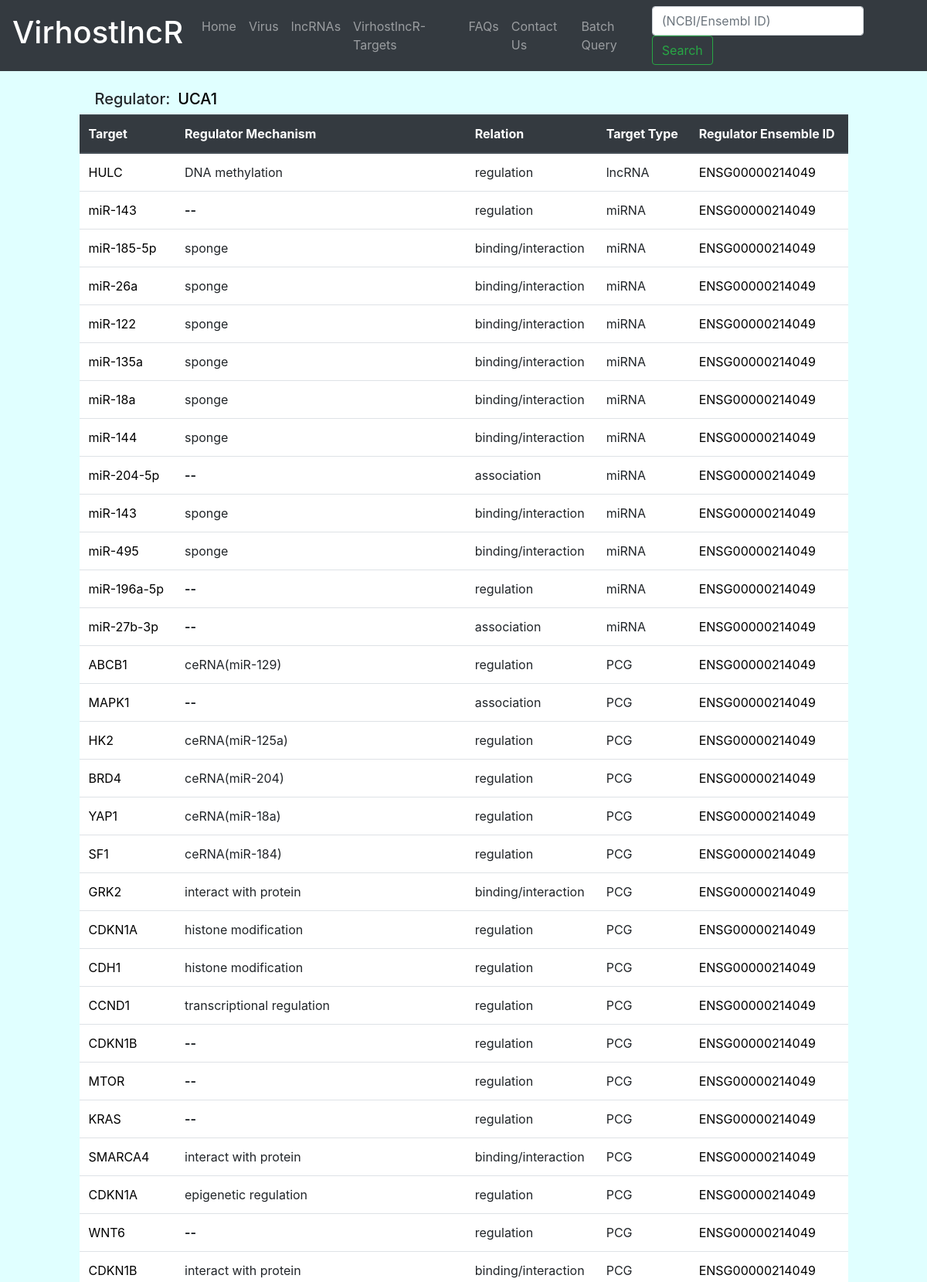
The app's page /VirhostlncR/targetdetails/UCA1/ (upper part) with its own data.
### lncrna/models.py (models this page shows, shortened)
class LncrnaTarget(models.Model):
    regulator = models.CharField(max_length=255)
    target = models.CharField(max_length = 255)
    regulatory_mech = models.CharField(max_length = 255 , null = True, blank = True)
    regulatory_type = models.CharField(max_length = 255 , null = True, blank = True)
    Target_type = models.CharField(max_length = 255 , null = True, blank = True)
    regulator_ensemble_id = models.CharField(max_length = 255 , null = True, blank = True)

### lncrna/views.py (the view)
# urls.py: path('targetdetails/<str:regulator>/', views.targetdetails, name = 'targetdetails'),
def targetdetails(request, regulator):
    lncrnatarget = LncrnaTarget.objects.filter(regulator = regulator)
    dis_regulator = regulator
    context = {'lncrnatarget':lncrnatarget,'dis_regulator':dis_regulator}
    return render(request,'lncrna/target_details.html',context)

### templates/lncrna/target_details.html (shortened to what this page needs)
{% extends 'lncrna/base.html' %}
{% block content %}
<div class="cotainer" >
<div class="row d-flex">
 <div class="col col-xl-1">
  </div>
<div class="col col-xl-6 pt-4">
<h5 class="h5" style="padding-left: 20px" >Regulator:&ensp;<a target="blank"  href="https://www.ncbi.nlm.nih.gov/gene/?term={{ dis_regulator }}">{{ dis_regulator }}
</a>
</h5>
</div>
</div>
</div>
<div class="cotainer">
<div class="row d-flex justify-content-center">
<div class="col col-xl-10">
<table class="table" style="background-color: white;">
<thead class="thead-dark">
<tr>
    <th class="align-top">Target</th>
    <th class="align-top">Regulator Mechanism</th>
    <th class="align-top">Relation</th>
    <th class="align-top">Target Type</th>
    <th class="align-top">Regulator Ensemble ID</th>
</tr>
{% for target in lncrnatarget %}
<tr>
<td><a href=" https://www.genecards.org/cgi-bin/carddisp.pl?gene={{ target.target }}" target="_blank"> {{ target.target }}</a></td>
{% if target.regulatory_mech %}
<td>
{{ target.regulatory_mech }}</td>
{% else %}
<td><strong> -- </strong>  </td>
{% endif %}
<td>{{ target.regulatory_type }}</td>
<td>{{ target.Target_type }}</td>
<td> <a href="http://asia.ensembl.org/Multi/Search/Results?q={{ target.regulator_ensemble_id }}" target="_blank">{{ target.regulator_ensemble_id }} </a> </td>
</tr>
{% endfor %}
</table>
</div>
</div>
</div>
{% endblock %}

### templates/lncrna/base.html (style rules this page uses)
body { background-color: #E0FFFF; }

### templates/lncrna/target_details.html (style rules this page uses)
a { color: black; text-decoration: none; }

### records on screen
LncrnaTarget: target "HULC", regulatory_mech "DNA methylation", regulatory_type "regulation", Target_type "lncRNA", regulator_ensemble_id "ENSG00000214049"
LncrnaTarget: target "miR-143", regulatory_type "regulation", Target_type "miRNA", regulator_ensemble_id "ENSG00000214049"
LncrnaTarget: target "miR-185-5p", regulatory_mech "sponge", regulatory_type "binding/interaction", Target_type "miRNA", regulator_ensemble_id "ENSG00000214049"
LncrnaTarget: target "miR-26a", regulatory_mech "sponge", regulatory_type "binding/interaction", Target_type "miRNA", regulator_ensemble_id "ENSG00000214049"
LncrnaTarget: target "miR-122", regulatory_mech "sponge", regulatory_type "binding/interaction", Target_type "miRNA", regulator_ensemble_id "ENSG00000214049"
LncrnaTarget: target "miR-135a", regulatory_mech "sponge", regulatory_type "binding/interaction", Target_type "miRNA", regulator_ensemble_id "ENSG00000214049"
LncrnaTarget: target "miR-18a", regulatory_mech "sponge", regulatory_type "binding/interaction", Target_type "miRNA", regulator_ensemble_id "ENSG00000214049"
LncrnaTarget: target "miR-144", regulatory_mech "sponge", regulatory_type "binding/interaction", Target_type "miRNA", regulator_ensemble_id "ENSG00000214049"
LncrnaTarget: target "miR-204-5p", regulatory_type "association", Target_type "miRNA", regulator_ensemble_id "ENSG00000214049"
LncrnaTarget: target "miR-143", regulatory_mech "sponge", regulatory_type "binding/interaction", Target_type "miRNA", regulator_ensemble_id "ENSG00000214049"
LncrnaTarget: target "miR-495", regulatory_mech "sponge", regulatory_type "binding/interaction", Target_type "miRNA", regulator_ensemble_id "ENSG00000214049"
LncrnaTarget: target "miR-196a-5p", regulatory_type "regulation", Target_type "miRNA", regulator_ensemble_id "ENSG00000214049"
LncrnaTarget: target "miR-27b-3p", regulatory_type "association", Target_type "miRNA", regulator_ensemble_id "ENSG00000214049"
LncrnaTarget: target "ABCB1", regulatory_mech "ceRNA(miR-129)", regulatory_type "regulation", Target_type "PCG", regulator_ensemble_id "ENSG00000214049"
LncrnaTarget: target "MAPK1", regulatory_type "association", Target_type "PCG", regulator_ensemble_id "ENSG00000214049"
LncrnaTarget: target "HK2", regulatory_mech "ceRNA(miR-125a)", regulatory_type "regulation", Target_type "PCG", regulator_ensemble_id "ENSG00000214049"
LncrnaTarget: target "BRD4", regulatory_mech "ceRNA(miR-204)", regulatory_type "regulation", Target_type "PCG", regulator_ensemble_id "ENSG00000214049"
LncrnaTarget: target "YAP1", regulatory_mech "ceRNA(miR-18a)", regulatory_type "regulation", Target_type "PCG", regulator_ensemble_id "ENSG00000214049"
LncrnaTarget: target "SF1", regulatory_mech "ceRNA(miR-184)", regulatory_type "regulation", Target_type "PCG", regulator_ensemble_id "ENSG00000214049"
LncrnaTarget: target "GRK2", regulatory_mech "interact with protein", regulatory_type "binding/interaction", Target_type "PCG", regulator_ensemble_id "ENSG00000214049"
LncrnaTarget: target "CDKN1A", regulatory_mech "histone modification", regulatory_type "regulation", Target_type "PCG", regulator_ensemble_id "ENSG00000214049"
LncrnaTarget: target "CDH1", regulatory_mech "histone modification", regulatory_type "regulation", Target_type "PCG", regulator_ensemble_id "ENSG00000214049"
LncrnaTarget: target "CCND1", regulatory_mech "transcriptional regulation", regulatory_type "regulation", Target_type "PCG", regulator_ensemble_id "ENSG00000214049"
LncrnaTarget: target "CDKN1B", regulatory_type "regulation", Target_type "PCG", regulator_ensemble_id "ENSG00000214049"
LncrnaTarget: target "MTOR", regulatory_type "regulation", Target_type "PCG", regulator_ensemble_id "ENSG00000214049"
LncrnaTarget: target "KRAS", regulatory_type "regulation", Target_type "PCG", regulator_ensemble_id "ENSG00000214049"
LncrnaTarget: target "SMARCA4", regulatory_mech "interact with protein", regulatory_type "binding/interaction", Target_type "PCG", regulator_ensemble_id "ENSG00000214049"
LncrnaTarget: target "CDKN1A", regulatory_mech "epigenetic regulation", regulatory_type "regulation", Target_type "PCG", regulator_ensemble_id "ENSG00000214049"
LncrnaTarget: target "WNT6", regulatory_type "regulation", Target_type "PCG", regulator_ensemble_id "ENSG00000214049"
LncrnaTarget: target "CDKN1B", regulatory_mech "interact with protein", regulatory_type "binding/interaction", Target_type "PCG", regulator_ensemble_id "ENSG00000214049"

### other values on screen
{{ dis_regulator }} "UCA1"
